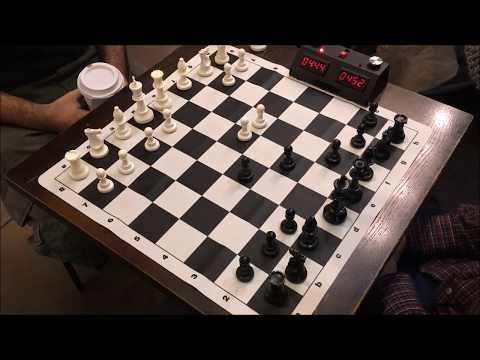
#> input picture input_images/0.jpg, 480 x 360 px
$ python -i saddle_solver.py   (imports and definitions only)   (older library calls are emulated)
#> lines starting #> are read from the running program, lines starting #| are printed output that depends on the picture; after the words box and inside, x2 and y2 are one past the last pixel; in counts of white or black regions, pixels touching at a corner belong together
import cv2
import numpy as np

def _get_saddle(gray_img):
    img = gray_img
    gx = cv2.Sobel(img, cv2.CV_32F, 1, 0)
    gy = cv2.Sobel(img, cv2.CV_32F, 0, 1)
    gxx = cv2.Sobel(gx, cv2.CV_32F, 1, 0)
    gyy = cv2.Sobel(gy, cv2.CV_32F, 0, 1)
    gxy = cv2.Sobel(gx, cv2.CV_32F, 0, 1)

    # Inverse everything so positive equals more likely.
    S = -gxx*gyy + gxy**2

    # Calculate subpixel offsets
    denom = (gxx*gyy - gxy*gxy)
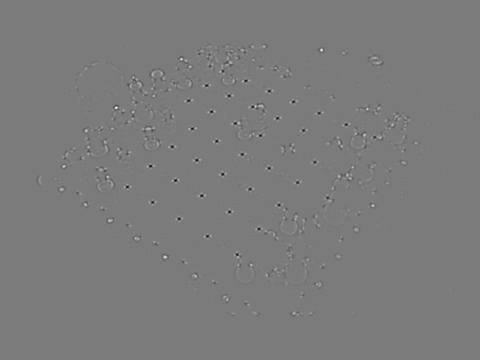
#> denom: shape (360, 480) float32; min -4705316, max 4986884, mean -0.5; drawn with min black and max white
    sub_s = np.divide(gy*gxy - gx*gyy, denom, out=np.zeros_like(denom), where=denom!=0)
    sub_t = np.divide(gx*gxy - gy*gxx, denom, out=np.zeros_like(denom), where=denom!=0)
    return S, sub_s, sub_t, gx, gy

def _fast_nonmax_sup(img, win=11):
#> called with win = 11
    element = np.ones([win, win], np.uint8)
    img_dilate = cv2.dilate(img, element)
    peaks = cv2.compare(img, img_dilate, cv2.CMP_EQ)
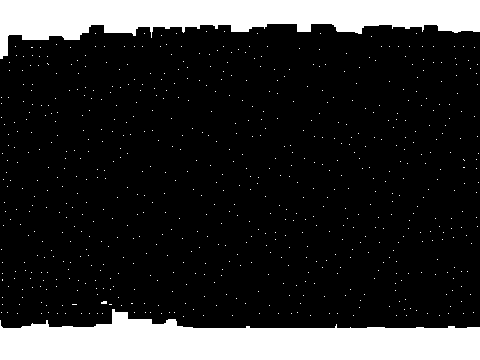
#> peaks: shape (360, 480); 18.3% white; 664 white regions (662 under 20 px), largest, box (x1, y1, x2, y2) and area: (0, 309, 480, 360) 16319, (0, 0, 480, 59) 14547
    img[peaks == 0] = 0


def find_saddle_points(image: np.ndarray, max_pts: int = 0, filter_t_corners: bool = True) -> np.ndarray:
    """
    Finds saddle points (X-corners) in an image.

    Args:
        image (np.ndarray): The input image array.
        max_pts (int): Maximum number of points to return. If 0, return all points.
        filter_t_corners (bool): If True, filters out T-corners on the edge of the board.

    Returns:
        np.ndarray: A 2D array of lattice points of shape (N, 2).
    """
    # Convert to grayscale if the image has 3 channels
    if len(image.shape) == 3:
        # Check if the image was loaded with RGB format and convert it to Grayscale
        gray = cv2.cvtColor(image, cv2.COLOR_RGB2GRAY)
    else:
        gray = image.copy()

    winsize = 10

    gray = cv2.blur(gray, (3, 3)) # Blur it
    saddle, sub_s, sub_t, gx, gy = _get_saddle(gray)
    _fast_nonmax_sup(saddle)

    # Strip off low points
    saddle[saddle < 10000] = 0
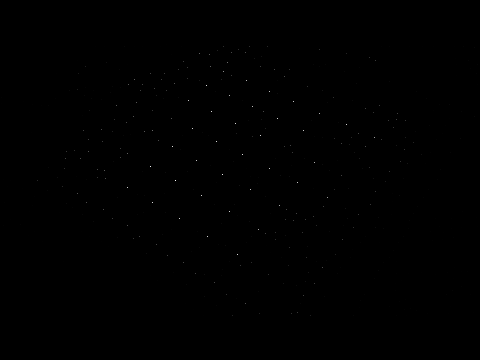
#> saddle: shape (360, 480) float32; min 0, max 4705316, mean 1916.4; drawn with min black and max white
    sub_idxs = np.nonzero(saddle)
#> sub_idxs = 509 positions, rows 44 to 315, columns 1 to 477
    spts = np.argwhere(saddle).astype(np.float64)[:, [1, 0]] # Return in x,y order instead of row-col
#> spts = 509 pairs, first value 1 to 477, second value 44 to 315

    # Add on sub-pixel offsets
    subpixel_offset = np.array([sub_s[sub_idxs], sub_t[sub_idxs]]).transpose()
#> subpixel_offset = 509 pairs, first value -0.684 to 0.502, second value -0.524 to 0.451
    spts = spts + subpixel_offset
#> spts = 509 pairs, first value 0.722 to 477.2, second value 43.62 to 315.5

    # Sort points by saddle strength before clipping
    saddle_strengths = saddle[sub_idxs]
#> saddle_strengths = 509 values, max 4705316 at index 269, min 10396 at index 425, mean 650607.2
    sorted_indices = np.argsort(saddle_strengths)[::-1]
#> sorted_indices = 509 values, max 508 at index 481, min 0 at index 468, mean 254
    spts = spts[sorted_indices]

    # Filter points
    if len(spts) > 0 and filter_t_corners:
        # 1. Edge Clipping
        near_edge = np.logical_or(
            np.any(spts <= winsize, axis=1),
            np.any(spts[:, [1, 0]] >= np.array(gray.shape) - winsize - 1, axis=1)
        )

        # 2. Vectorized Symmetry Filter (Rose Plot Symmetry)
        h, w_img = gray.shape
#> h = 360; w_img = 480
        mag = np.sqrt(gx**2 + gy**2)
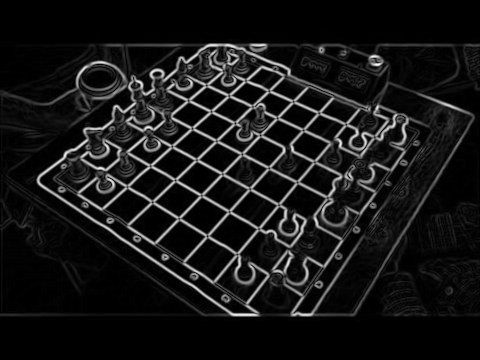
#> mag: shape (360, 480) float32; min 0, max 618.2, mean 55.7; drawn with min black and max white
        ixs = np.round(spts[:, 0]).astype(int)
#> ixs = 509 values, max 477 at index 330, min 1 at index 378, mean 257.8
        iys = np.round(spts[:, 1]).astype(int)
#> iys = 509 values, max 315 at index 172, min 44 at index 468, mean 174.8

        # Ensure window is within image bounds for safe indexing
        ixs_safe = np.clip(ixs, 5, w_img - 6)
#> ixs_safe = 509 values, max 474 at index 256, min 5 at index 378, mean 257.8
        iys_safe = np.clip(iys, 5, h - 6)
#> iys_safe has the same summary as iys

        # Precompute relative offsets for 40 square boundary pixels (clockwise)
        dx = np.concatenate([np.arange(-5, 6), np.ones(9, dtype=int)*5, np.arange(5, -6, -1), np.ones(9, dtype=int)*-5])
        dy = np.concatenate([np.ones(11, dtype=int)*-5, np.arange(-4, 5), np.ones(11, dtype=int)*5, np.arange(4, -5, -1)])

        # Extract all boundary rings at once: Shape (N, 40)
        ring_mags = mag[iys_safe[:, None] + dy, ixs_safe[:, None] + dx]

        # Calculate magnitude symmetry score using 180-degree periodic correlation
        row_sums = np.sum(ring_mags, axis=1, keepdims=True)
#> row_sums = 509 values, max 11950.5 at index 114, min 408.8 at index 505, mean 3612.8
        norm_mags = ring_mags / (row_sums + 1e-6)
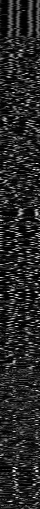
#> norm_mags: shape (509, 40) float32; min 0, max 0.163, mean 0.025; drawn with min black and max white
        scores = np.sum(norm_mags * np.roll(norm_mags, 20, axis=1), axis=1)
#> scores = 509 values, max 0.0645 at index 468, min 0.00354 at index 291, mean 0.0233

        # 3. Extract Intensity Ring for Point Symmetry
        ring_intensities = gray[iys_safe[:, None] + dy, ixs_safe[:, None] + dx].astype(np.float32)
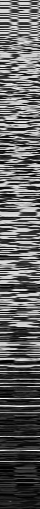
#> ring_intensities: shape (509, 40) float32; min 0, max 251, mean 97.4

        # Calculate Intensity Symmetry (NCC on the ring)
        # Subtract mean of each ring
        ring_means = np.mean(ring_intensities, axis=1, keepdims=True)
#> ring_means = 509 values, max 218.3 at index 271, min 7.05 at index 481, mean 97.42
        ring_centered = ring_intensities - ring_means

        # 180-degree correlation (periodic shift by 20 in a 40-pixel ring)
        ring_rot = np.roll(ring_centered, 20, axis=1)
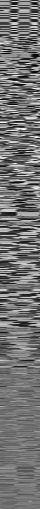
#> ring_rot: shape (509, 40) float32; min -134.9, max 162.7, mean 0; drawn with min black and max white
        num = np.sum(ring_centered * ring_rot, axis=1)
#> num = 509 values, max 210189 at index 7, min -277063.6 at index 155, mean -41842.1
        den = np.sqrt(np.sum(ring_centered**2, axis=1) * np.sum(ring_rot**2, axis=1))
#> den = 509 values, max 348044 at index 172, min 575.4 at index 499, mean 113331.6
        # ncc_scores will be near 1.0 for symmetric corners, near -1.0 for anti-symmetric
        ncc_scores = np.divide(num, den, out=np.zeros_like(num), where=den!=0)
#> ncc_scores = 509 values, max 0.994 at index 19, min -0.966 at index 450, mean -0.363

        # Combined filter: high magnitude symmetry AND high intensity symmetry
        # X-corners have 4 clear peaks (scores) and point symmetry (ncc_scores)
        # NOTE : Hardcoded values here with some assumptions about input image scale etc.
        valid_mask = ~near_edge & (scores >= 0.02) & (ncc_scores >= 0.2)

        spts = spts[valid_mask]
#> spts = 67 pairs, first value 21.99 to 439.1, second value 55.01 to 299.1

    # Take only the top max_pts
    if max_pts > 0 and len(spts) > max_pts:
        spts = spts[:max_pts]

    return spts

>>> import cv2
>>> picture = cv2.cvtColor(cv2.imread('../../input_images/0.jpg'), cv2.COLOR_BGR2RGB)
>>> result = find_saddle_points(picture)
#> result has the same summary as spts in find_saddle_points

$ run again, on input_images/2.png
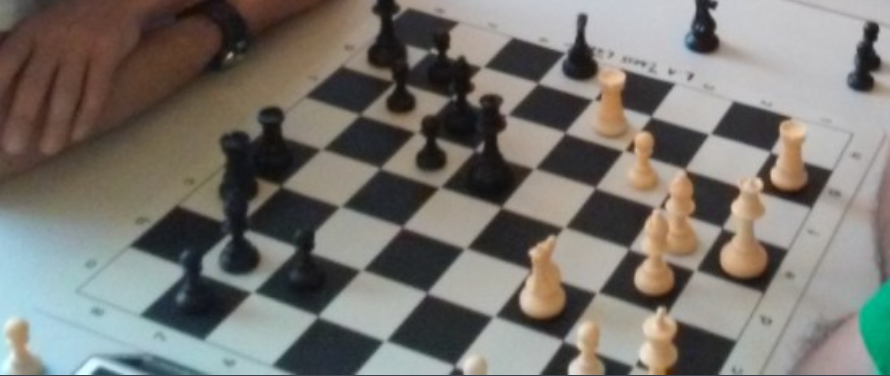
#> input picture input_images/2.png, 890 x 376 px
#> in _fast_nonmax_sup, `peaks = cv2.compare(img, img_dilate, cv2.CMP_EQ)`:
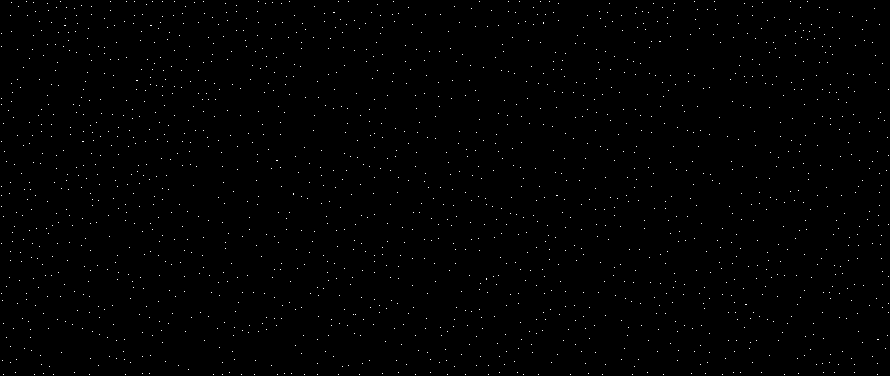
#> peaks: shape (376, 890); 0.51% white in thin lines or dots
#> saddle: shape (376, 890) float32; min 0, max 540984, mean 115.2
#> sub_idxs = 715 positions, rows 1 to 374, columns 1 to 888
#> in find_saddle_points, `spts = np.argwhere(saddle).astype(np.float64)[:, [1, 0]]`: spts = 715 pairs, first value 1 to 888, second value 1 to 374
#> subpixel_offset = 715 pairs, first value -1.1 to 2.09, second value -0.702 to 0.738
#> in find_saddle_points, `spts = spts + subpixel_offset`: spts = 715 pairs, first value 0.804 to 888.1, second value 0.781 to 374.3
#> saddle_strengths = 715 values, max 540984 at index 236, min 10056 at index 656, mean 53922.5
#> sorted_indices = 715 values, max 714 at index 184, min 0 at index 171, mean 357
#> ixs = 715 values, max 888 at index 547, min 1 at index 607, mean 493.7
#> iys = 715 values, max 374 at index 2, min 1 at index 20, mean 209.4
#> ixs_safe = 715 values, max 884 at index 547, min 5 at index 167, mean 493.7
#> iys_safe = 715 values, max 370 at index 2, min 5 at index 20, mean 209.3
#> row_sums = 715 values, max 5586 at index 196, min 635.2 at index 495, mean 2705.6
#> scores = 715 values, max 0.0374 at index 563, min 0.00348 at index 181, mean 0.0186
#> ring_means = 715 values, max 213.7 at index 686, min 35.9 at index 471, mean 110.9
#> in find_saddle_points, `ring_rot = np.roll(ring_centered, 20, axis=1)`:
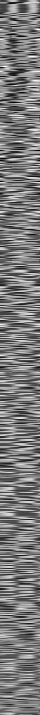
#> ring_rot: shape (715, 40) float32; min -109.5, max 117.7, mean 0; drawn with min black and max white
#> num = 715 values, max 90668 at index 0, min -181677 at index 176, mean -46805.4
#> den = 715 values, max 199072.4 at index 115, min 1439.1 at index 705, mean 71833.7
#> ncc_scores = 715 values, max 0.998 at index 5, min -0.948 at index 222, mean -0.506
#> in find_saddle_points, `spts = spts[valid_mask]`: spts = 75 pairs, first value 23.05 to 855.1, second value 13.11 to 361.8
#> result has the same summary as spts in find_saddle_points

$ run again, on input_images/3.png
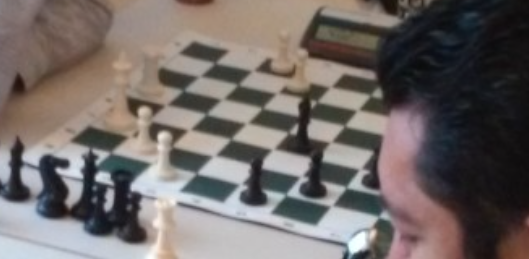
#> input picture input_images/3.png, 529 x 259 px
#> peaks: shape (259, 529); 0.54% white in thin lines or dots
#> saddle: shape (259, 529) float32; min 0, max 549640, mean 205.2
#> sub_idxs = 321 positions, rows 1 to 257, columns 1 to 527
#> in find_saddle_points, `spts = np.argwhere(saddle).astype(np.float64)[:, [1, 0]]`: spts = 321 pairs, first value 1 to 527, second value 1 to 257
#> subpixel_offset = 321 pairs, first value -0.703 to 0.77, second value -0.821 to 0.569
#> in find_saddle_points, `spts = spts + subpixel_offset`: spts = 321 pairs, first value 1.01 to 527, second value 0.841 to 257.2
#> saddle_strengths = 321 values, max 549640 at index 276, min 10080 at index 316, mean 87600.3
#> sorted_indices = 321 values, max 320 at index 228, min 0 at index 308, mean 160
#> ixs = 321 values, max 527 at index 221, min 1 at index 87, mean 234.1
#> iys = 321 values, max 257 at index 58, min 1 at index 138, mean 143
#> ixs_safe = 321 values, max 523 at index 221, min 5 at index 87, mean 234.1
#> iys_safe = 321 values, max 253 at index 3, min 5 at index 138, mean 143.1
#> row_sums = 321 values, max 6605.9 at index 36, min 914.8 at index 308, mean 3014.4
#> scores = 321 values, max 0.0445 at index 272, min 0.00439 at index 279, mean 0.0213
#> ring_means = 321 values, max 227.7 at index 320, min 40 at index 265, mean 118.9
#> in find_saddle_points, `ring_rot = np.roll(ring_centered, 20, axis=1)`:
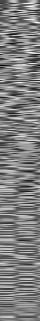
#> ring_rot: shape (321, 40) float32; min -132.4, max 132.5, mean 0; drawn with min black and max white
#> num = 321 values, max 90646.4 at index 1, min -247294.1 at index 65, mean -37535.4
#> den = 321 values, max 287589.9 at index 65, min 1554 at index 303, mean 74643.3
#> ncc_scores = 321 values, max 0.997 at index 78, min -0.997 at index 272, mean -0.33
#> in find_saddle_points, `spts = spts[valid_mask]`: spts = 64 pairs, first value 34.84 to 390.3, second value 55.89 to 242
#> result has the same summary as spts in find_saddle_points
